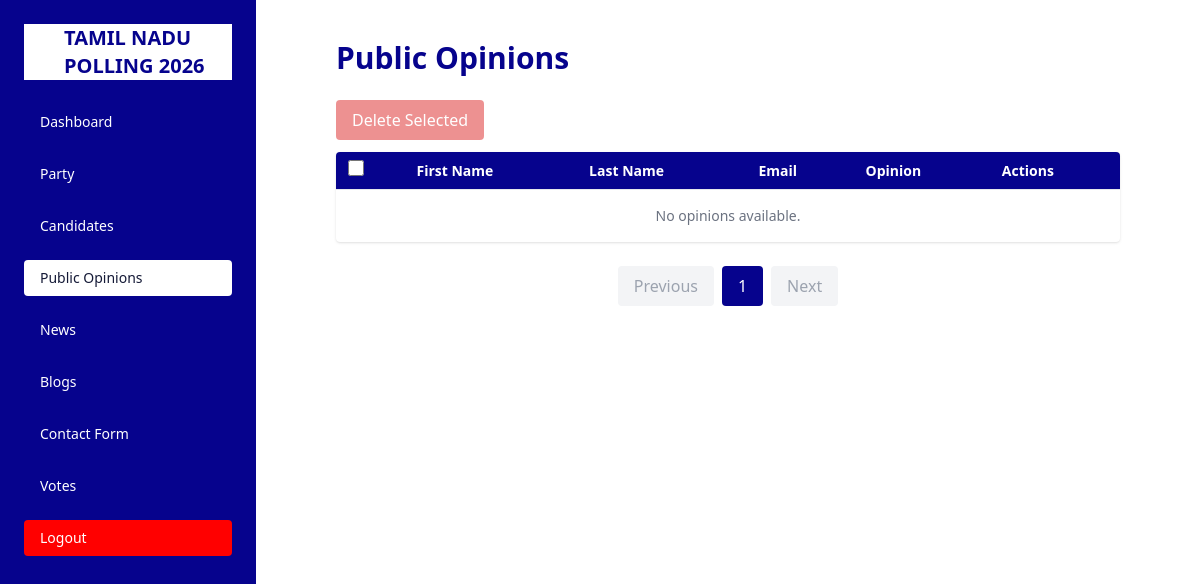
/opinions/ (signed in), run on an earlier commit of the app's database.
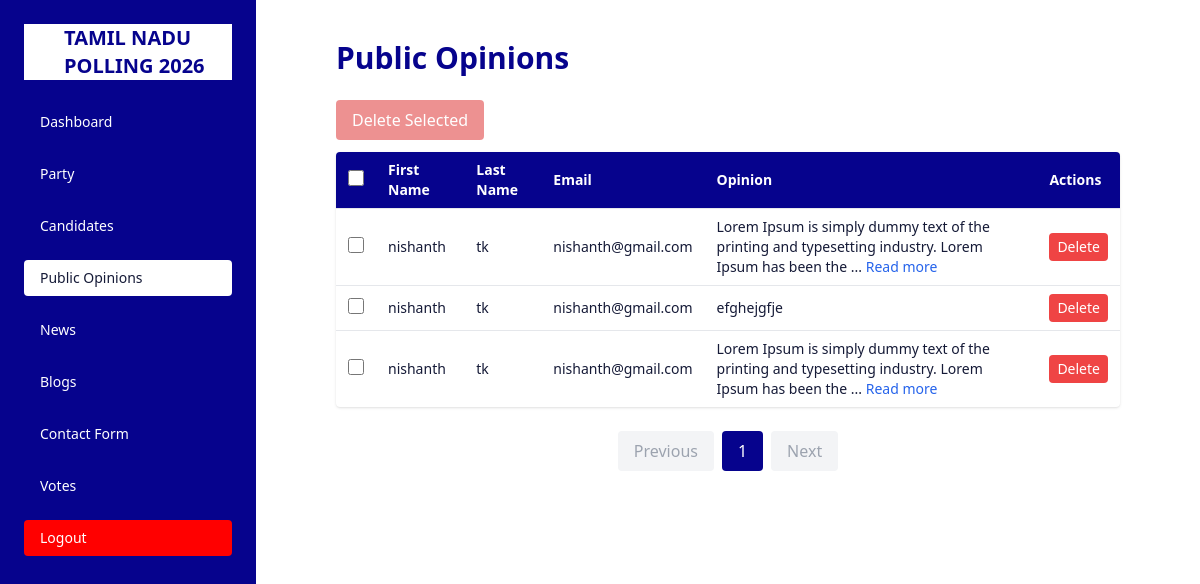
And on a later commit of the database.
### poll_app/models.py (models this page shows, shortened)
class Opinion(models.Model):
    first_name = models.CharField(max_length=100)
    last_name = models.CharField(max_length=100)
    email = models.EmailField()
    message = models.TextField()
    created = models.DateTimeField(auto_now_add=True)

### poll_app/views.py (the view)
# urls.py: path('opinions/', views.opinion, name='opinion'),
@never_cache
@login_required(login_url='login')
def opinion(request):
    opinions = Opinion.objects.all().order_by('-created')
    paginator = Paginator(opinions, 15)
    page_number = request.GET.get("page")
    opinions = paginator.get_page(page_number)
    return render(request, "opinion.html", {'opinions': opinions})

### poll_app/templates/opinion.html (shortened to what the changed rows need)
<!DOCTYPE html>
<html lang="en">
<head>
  <script src="https://cdn.tailwindcss.com"></script>
</head>
<body class="bg-white text-[#151a37] font-sans">
  <div class="flex ">
<div id="sidebar" class="fixed top-0 left-0 h-full w-64 bg-[#06038D] text-white p-6 z-50 transform -translate-x-full md:translate-x-0 transition-transform duration-300 ease-in-out">
  <div class="flex items-center justify-between mb-6">
    <div class="w-full bg-white flex justify-center pl-10">
<a href="index.html" id="brand" class="transition-all block">
      <h1 class="mt-2 text-lg md:text-xl md:mt-0 uppercase font-bold text-[#06038D]">Tamil Nadu Polling 2026</h1>
    </a>    </div>
  </div>
</div>
<section class="px-6 md:px-20 py-10 md:ml-64 w-full">
  <h2 class="text-2xl sm:text-3xl font-bold mb-6 text-[#06038D] text-center md:text-left">Public Opinions</h2>
<div class="overflow-x-auto bg-white rounded shadow w-full">
  <table class="min-w-full divide-y divide-gray-200 text-sm w-full">
    <thead class="bg-[#06038D] text-white">
      <tr>
        <th class="px-3 py-2 text-left">
          <input type="checkbox" id="select-all" class="form-checkbox h-4 w-4 text-white">
        </th>
        <th class="px-3 py-2 text-left">First Name</th>
        <th class="px-3 py-2 text-left">Last Name</th>
        <th class="px-3 py-2 text-left">Email</th>
        <th class="px-3 py-2 text-left">Opinion</th>
        <th class="px-3 py-2 text-left">Actions</th>
      </tr>
    </thead>
    <tbody id="opinions-table-body" class="divide-y divide-gray-200">
      {% for opinion in opinions %}
      <tr class="opinion-row hover:bg-gray-50">
        <td class="px-3 py-2">
          <input type="checkbox" class="row-checkbox form-checkbox h-4 w-4 text-[#06038D]" data-id="{{ opinion.id }}">
        </td>
        <td class="px-3 py-2">{{ opinion.first_name }}</td>
        <td class="px-3 py-2">{{ opinion.last_name }}</td>
        <td class="px-3 py-2">{{ opinion.email }}</td>
        <td class="px-3 py-2">
  {% if opinion.message|length > 100 %}
    {{ opinion.message|slice:":100" }}...
    <button type="button"
            class="text-blue-600 hover:underline read-more-btn"
            data-message="{{ opinion.message|escapejs }}">
      Read more
    </button>
  {% else %}
    {{ opinion.message }}
  {% endif %}
</td>
        <td class="px-3 py-2">
          <form method="POST" action="{% url 'delete_opinion' opinion.id %}" class="inline">
            <button type="submit" class="delete-btn bg-red-500 text-white px-2 py-1 rounded hover:bg-red-600 transition">
              Delete
            </button>
          </form>
        </td>
      </tr>
      {% empty %}
      <tr>
        <td colspan="6" class="text-center py-4 text-gray-500">No opinions available.</td>
      </tr>
      {% endfor %}
    </tbody>
  </table>
</div>
<div class="flex justify-center items-center mt-6 space-x-2">
  {% if opinions.has_previous %}
    <a href="?page={{ opinions.previous_page_number }}"
       class="px-4 py-2 bg-gray-200 text-gray-800 rounded hover:bg-gray-300 transition">
      Previous
    </a>
  {% else %}
    <span class="px-4 py-2 bg-gray-100 text-gray-400 rounded cursor-not-allowed">Previous</span>
  {% endif %}
  {% for num in opinions.paginator.page_range %}
    {% if opinions.number == num %}
      <span class="px-4 py-2 bg-[#06038D] text-white rounded">{{ num }}</span>
    {% else %}
      <a href="?page={{ num }}" class="px-4 py-2 bg-gray-200 text-gray-800 rounded hover:bg-gray-300 transition">{{ num }}</a>
    {% endif %}
  {% endfor %}
  {% if opinions.has_next %}
    <a href="?page={{ opinions.next_page_number }}"
       class="px-4 py-2 bg-gray-200 text-gray-800 rounded hover:bg-gray-300 transition">
      Next
    </a>
  {% else %}
    <span class="px-4 py-2 bg-gray-100 text-gray-400 rounded cursor-not-allowed">Next</span>
  {% endif %}
</div>
</section>
</body>
</html>

What changed in the data, as far as the page shows it:
added Opinion: first_name "nishanth", last_name "tk", email "nishanth@gmail.com", message "Lorem Ipsum is simply dummy text of the printing and typesetting industry. Lorem Ipsum has been the"
added Opinion: first_name "nishanth", last_name "tk", email "nishanth@gmail.com", message "efghejgfje"
added Opinion: first_name "nishanth", last_name "tk", email "nishanth@gmail.com", message "Lorem Ipsum is simply dummy text of the printing and typesetting industry. Lorem Ipsum has been the"
Also different on the page:
text no longer shown: "No opinions available."
